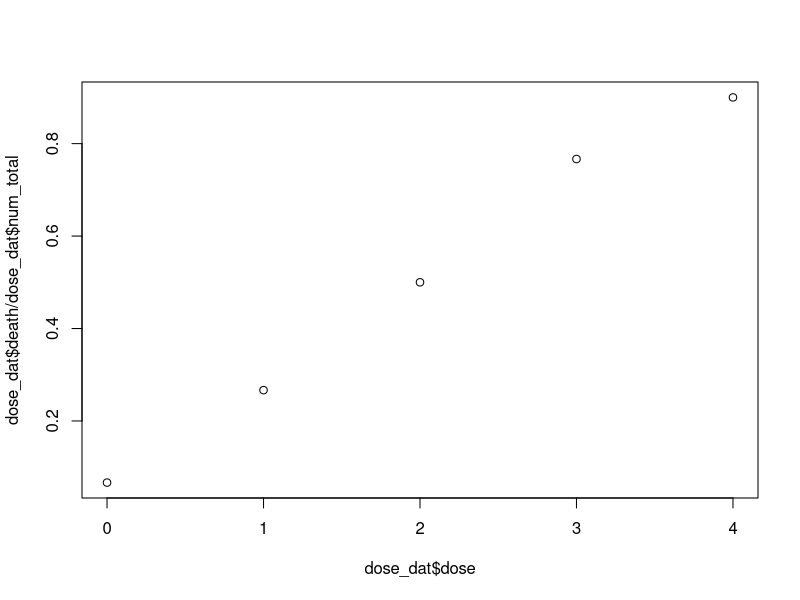

The R source for this figure:
## ---- chunk 1
knitr::opts_chunk$set(echo = TRUE)
library(tidyverse)
## ---- chunk 2
### Import Data
dose_dat <- tibble(
  dose = c(0, 1, 2, 3, 4),
  death = c(2, 8, 15, 23, 27),
  num_total = c(30, 30, 30, 30, 30)
) 

### Data Preparation
resp <- cbind(dose_dat$death, dose_dat$num_total-dose_dat$death)
## ---- chunk 3
## Logit Model
### Summary Statistics
logit_dose_mod <- glm(resp~dose, family = binomial(link='logit'), data = dose_dat)
summary(logit_dose_mod)
plot(dose_dat$dose,dose_dat$death/dose_dat$num_total)

### CI for Beta
vcov(logit_dose_mod)
beta_logit <- logit_dose_mod$coefficients[2]
se_logit <- sqrt(vcov(logit_dose_mod)[2,2])
CI_logit_high <- beta_logit+c(-qnorm(0.025))*se_logit
CI_logit_low <- beta_logit+c(qnorm(0.025))*se_logit

### Deviance 
dev_logit <- sum(residuals(logit_dose_mod,type='deviance')^2)

### Probability of Death Given Dose = 0.01
p_hat_logit = predict(logit_dose_mod, data.frame(dose= 0.01), se.fit=TRUE, type = 'response')
p_logit = p_hat_logit[[1]]
## ---- chunk 4
## Probit Model
### Summary Statistics
probit_dose_mod <- glm(resp~dose, family=binomial(link='probit'), data = dose_dat)
summary(probit_dose_mod)

### CI for Beta
vcov(probit_dose_mod)
beta_probit <- probit_dose_mod$coefficients[2]
se_probit <- sqrt(vcov(probit_dose_mod)[2,2])
CI_probit_high <- beta_probit + c(-qnorm(0.025))*se_probit
CI_probit_low <- beta_probit + c(qnorm(0.025))*se_probit

### Deviance 
dev_probit <- sum(residuals(probit_dose_mod,type='deviance')^2)

### Probability of Death Given Dose = 0.01
p_hat_probit = predict(probit_dose_mod, data.frame(dose= 0.01), se.fit=TRUE, type = 'response')
p_probit = p_hat_probit[[1]]
## ---- chunk 5
### C-log-log Model
clog_dose_mod <- glm(resp~dose, family=binomial(link='cloglog'), data = dose_dat)
summary(clog_dose_mod)

### CI for Beta
vcov(clog_dose_mod)
beta_clog <- clog_dose_mod$coefficients[2]
se_clog <- sqrt(vcov(clog_dose_mod)[2,2])
CI_clog_high <- beta_clog + c(-qnorm(0.025))*se_clog
CI_clog_low <- beta_clog + c(qnorm(0.025))*se_clog

### Deviance 
dev_clog <- sum(residuals(clog_dose_mod,type='deviance')^2)
dev_clog

### Probability of Death Given Dose = 0.01
p_hat_clog = predict(clog_dose_mod, data.frame(dose= 0.01), se.fit=TRUE, type = 'response')
p_clog = p_hat_clog[[1]]
## ---- chunk 6
logit_table <- cbind(beta_logit, CI_logit_low, CI_logit_high, dev_logit, p_logit)
probit_table <- cbind(beta_probit, CI_probit_low, CI_probit_high, dev_probit, p_probit)
clog_table <- cbind(beta_clog, CI_clog_low, CI_clog_high, dev_clog, p_clog)

total_dose_table <- rbind(logit_table, probit_table, clog_table)
knitr::kable(total_dose_table, col.names = c("Estimate of Beta", "Low CI for Beta", "High CI for Beta", "Deviance", "Probability of Death Given Dose = 0.01"), digits = 4)
## ---- chunk 7
###Logit
beta0_logit <- logit_dose_mod$coefficients[1]
beta1_logit <- logit_dose_mod$coefficients[2]
betacov_logit <- vcov(logit_dose_mod)
x0fit_logit <- -beta0_logit/beta1_logit
exp(x0fit_logit)
varx0_logit <- betacov_logit[1,1]/(beta1_logit^2)+betacov_logit[2,2]*(beta0_logit^2)/(beta1_logit^4)-2*betacov_logit[1,2]*beta0_logit/(beta1_logit^3)
c(x0fit_logit, sqrt(varx0_logit))
exp(x0fit_logit+c(qnorm(0.05),-qnorm(0.05))*sqrt(varx0_logit))

###Probit
beta0_probit <- probit_dose_mod$coefficients[1]
beta1_probit <- probit_dose_mod$coefficients[2]
betacov_probit <- vcov(probit_dose_mod)
x0fit_probit <- -beta0_probit/beta1_probit
exp(x0fit_probit)
varx0_probit <- betacov_probit[1,1]/(beta1_probit^2)+betacov_probit[2,2]*(beta0_probit^2)/(beta1_probit^4)-2*betacov_probit[1,2]*beta0_probit/(beta1_probit^3)
c(x0fit_probit, sqrt(varx0_probit))
exp(x0fit_logit+c(qnorm(0.05),-qnorm(0.05))*sqrt(varx0_logit))

### C-log-log
beta0_clog <- clog_dose_mod$coefficients[1]
beta1_clog <- clog_dose_mod$coefficients[2]
betacov_clog <- vcov(clog_dose_mod)
x0fit_clog <- (log(log(2))-beta0_clog)/(beta1_clog)
exp(x0fit_clog)
varx0_clog <- betacov_clog[1,1]/(beta1_clog^2) + betacov_clog[2,2]*(beta0_clog^2)/(beta1_clog^4)-2*betacov_clog[1,2]*beta0_clog/(beta1_clog^3)
c(x0fit_clog, sqrt(varx0_clog))
exp(x0fit_clog+c(qnorm(0.05), -qnorm(0.05))*sqrt(varx0_clog))

## ---- chunk 8
### Import Data
scholarship_dat <- tibble(
  amount = seq(10, 90, by = 5),
  offers = c(4, 6, 10, 12, 39, 36, 22, 14, 10, 12, 8, 9, 3, 1, 5, 2, 1),
  enrolls = c(0, 2, 4, 2, 12, 14, 10, 7, 5, 5, 3, 5, 2, 0, 4, 2, 1)
)

### Data Preparation
resp_schol <- cbind(scholarship_dat$enrolls, scholarship_dat$offers-scholarship_dat$enrolls)
y <- scholarship_dat$enrolls
x <- scholarship_dat$amount
m <- scholarship_dat$offers
## ---- chunk 9
### Logit Model
logit_schol_mod <- glm(resp_schol~amount, family = binomial(link = 'logit'), data = scholarship_dat)
summary(logit_schol_mod)
## ---- chunk 10
### Goodness of fit/residuals 
pi_hat <- fitted(logit_schol_mod)
G.res <- (y-m*pi_hat)/sqrt(m*pi_hat*(1-pi_hat))
#Checking that derived residuals match r calculated residuals
residuals(logit_schol_mod,type='pearson')

sum(residuals(logit_schol_mod,type='pearson')^2) # pearson chisq 
dev=sum(residuals(logit_schol_mod,type='deviance')^2);dev # deviance (or obtain from summary(glm_logit)) 
# compare with chisq(8-2)
pval=1-pchisq(dev,15)
pval 
## ---- chunk 11
vcov(logit_schol_mod)
beta_schol <- logit_schol_mod$coefficients[2]
se_schol <- sqrt(vcov(logit_schol_mod)[2,2])
CI_schol <- beta_schol+c(qnorm(0.025),-qnorm(0.025))*se_schol
## ---- chunk 12
###QUESTIONS ABOUT THIS

beta0_schol <- logit_schol_mod$coefficients[1]
beta1_schol <- logit_schol_mod$coefficients[2]
betacov_schol <- vcov(logit_schol_mod)
x0fit_schol <- (log(0.4/(1-0.4))-beta0_schol)/beta1_schol
exp(x0fit_schol)
varx0_schol <- betacov_schol[1,1]/(beta1_schol^2)+betacov_schol[2,2]*(beta0_schol^2)/(beta1_schol^4)-2*betacov_schol[1,2]*beta0_schol/(beta1_schol^3)
c(x0fit_schol, sqrt(varx0_probit))
exp(x0fit_schol + c(qnorm(0.025), -qnorm(0.025))*sqrt(varx0_schol))

